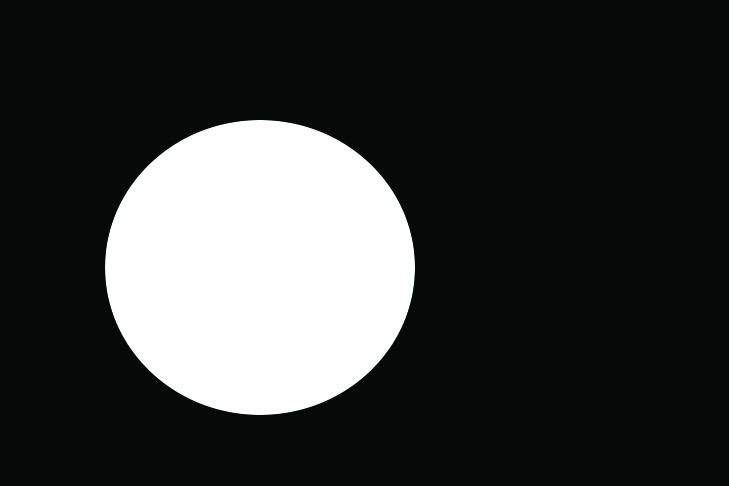
#> input picture images/mask.jpg, 729 x 486 px
$ python masking.py
#> lines starting #> are read from the running program, lines starting #| are printed output that depends on the picture
#import opencv library
import cv2 as cv

#read the images from computer
mask = cv.imread('images/mask.jpg')
#> mask is the input picture: shape (486, 729, 3); mean B, G, R 58.8, 58.8, 57.2
img = cv.imread('images/dog.jpg')
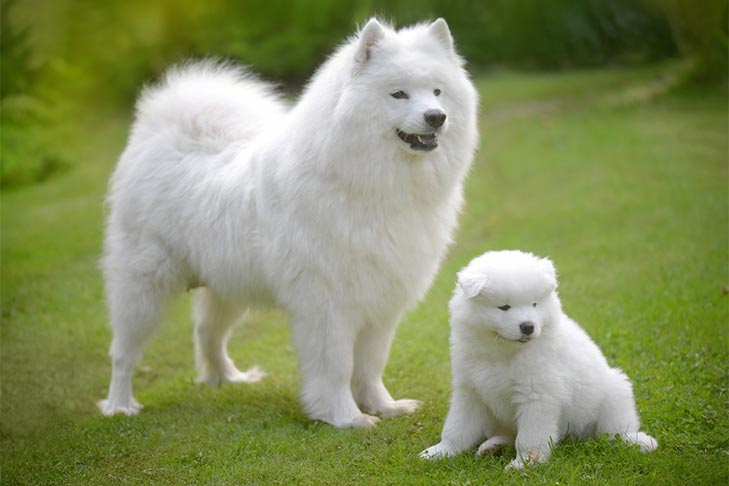
#> input picture images/dog.jpg, 729 x 486 px
#> img is the input picture: shape (486, 729, 3); mean B, G, R 95.4, 143.7, 133.7

#perform bitwise operations for masking
masked_image = cv.bitwise_and(img, mask)
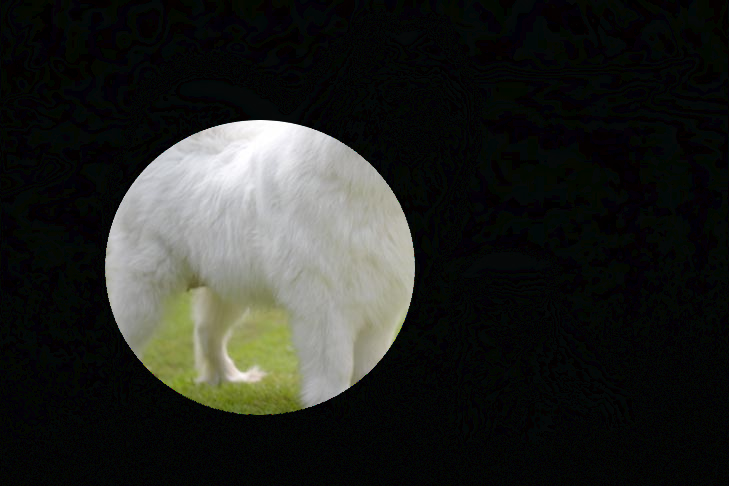
#> masked_image: shape (486, 729, 3); mean B, G, R 34.8, 38.4, 37.2
cv.imshow('Masked', masked_image)

cv.waitKey(0)
